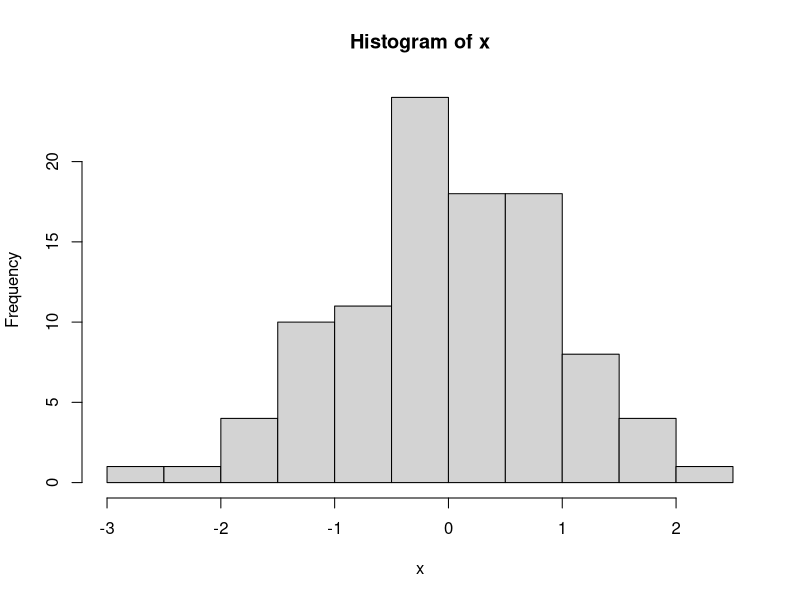
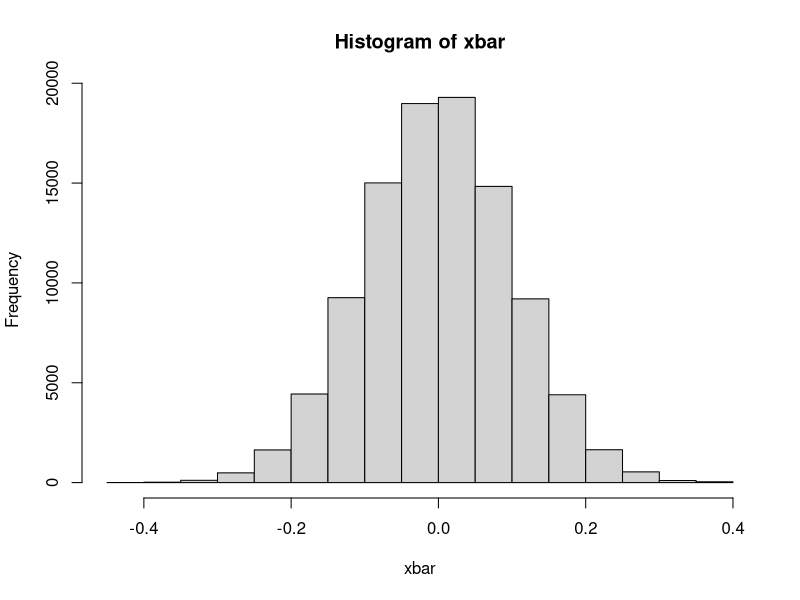
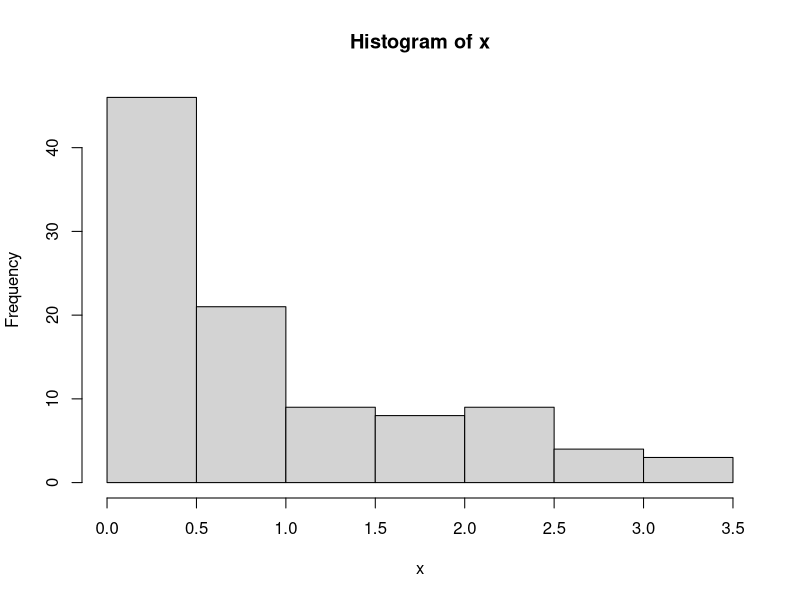
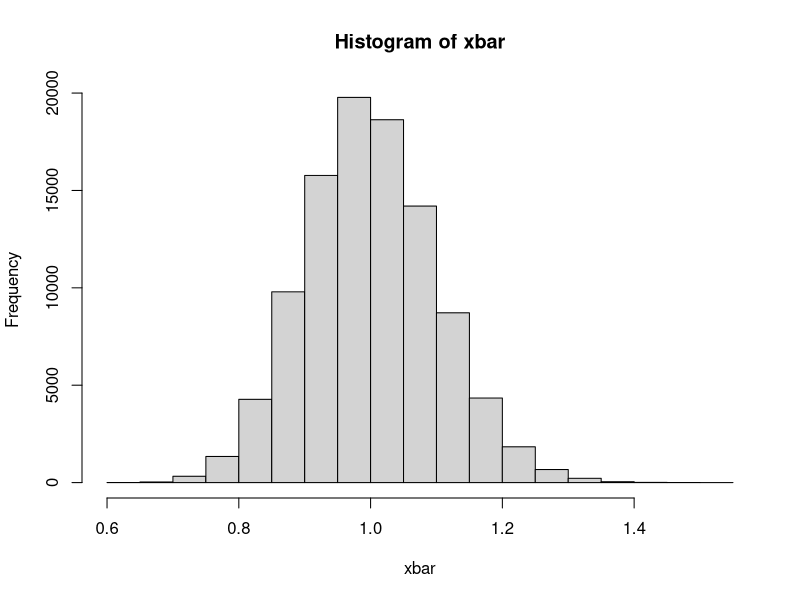

Reproduce these figures in R, in order.
## ---- chunk 1
x = rnorm(n=100, mean=0, sd=1)
mean(x)
hist(x)
## ---- chunk 2
R = 100000
xbar = double(R)
for(r in 1:R){
    x = rnorm(n=100, mean=0, sd=1)
    xbar[r] = mean(x)
}
hist(xbar)
## ---- chunk 3
mean(xbar)
var(xbar)
## ---- chunk 4
x = rexp(n=100, rate=1)
hist(x)
## ---- chunk 5
R = 100000
xbar = double(R)
for(r in 1:R){
  x = rexp(n=100, rate=1)
  xbar[r] = mean(x)
}
hist(xbar)
## ---- chunk 6
mean(xbar)
var(xbar)
